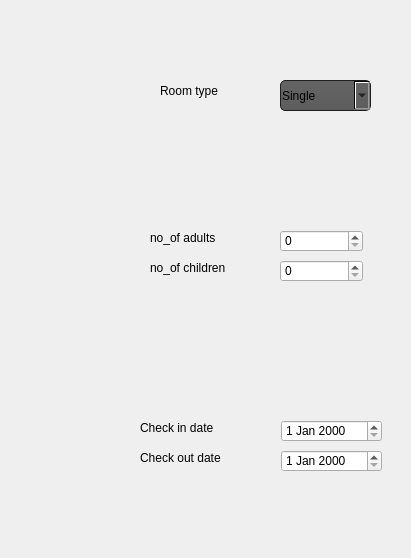
        <widget class="QWidget" name="page_2">
         <property name="geometry">
          <rect>
           <x>0</x>
           <y>0</y>
           <width>411</width>
           <height>558</height>
          </rect>
         </property>
         <attribute name="label">
          <string>Room Specefications</string>
         </attribute>
         <widget class="QComboBox" name="comboBox">
          <property name="geometry">
           <rect>
            <x>280</x>
            <y>80</y>
            <width>91</width>
            <height>31</height>
           </rect>
          </property>
          <property name="styleSheet">
           <string notr="true">QComboBox
{
    background-color: QLinearGradient( x1: 0, y1: 0, x2: 0, y2: 1, stop: 0 #4d4d4d, stop: 0 #646464, stop: 1 #5d5d5d);
    padding: 1px;
    border-style: solid;
    border: 1px solid #1e1e1e;
    border-radius: 5;
}
</string>
          </property>
          <item>
           <property name="text">
            <string>Single</string>
           </property>
          </item>
          <item>
           <property name="text">
            <string>Double</string>
           </property>
          </item>
          <item>
           <property name="text">
            <string>Family</string>
           </property>
          </item>
          <item>
           <property name="text">
            <string/>
           </property>
          </item>
         </widget>
         <widget class="QLabel" name="label_2">
          <property name="geometry">
           <rect>
            <x>160</x>
            <y>80</y>
            <width>91</width>
            <height>21</height>
           </rect>
          </property>
          <property name="text">
           <string>Room type</string>
          </property>
         </widget>
         <widget class="QDateEdit" name="dateEdit">
          <property name="geometry">
           <rect>
            <x>281</x>
            <y>420</y>
            <width>101</width>
            <height>22</height>
           </rect>
          </property>
         </widget>
         <widget class="QDateEdit" name="dateEdit_2">
          <property name="geometry">
           <rect>
            <x>281</x>
            <y>450</y>
            <width>101</width>
            <height>22</height>
           </rect>
          </property>
         </widget>
         <widget class="QLabel" name="label_3">
          <property name="geometry">
           <rect>
            <x>140</x>
            <y>420</y>
            <width>111</width>
            <height>16</height>
           </rect>
          </property>
          <property name="text">
           <string>Check in date</string>
          </property>
         </widget>
         <widget class="QLabel" name="label_4">
          <property name="geometry">
           <rect>
            <x>140</x>
            <y>450</y>
            <width>121</width>
            <height>16</height>
           </rect>
          </property>
          <property name="text">
           <string>Check out date</string>
          </property>
         </widget>
         <widget class="QSpinBox" name="spinBox_2">
          <property name="geometry">
           <rect>
            <x>280</x>
            <y>260</y>
            <width>83</width>
            <height>22</height>
           </rect>
          </property>
         </widget>
         <widget class="QLabel" name="label_5">
          <property name="geometry">
           <rect>
            <x>150</x>
            <y>230</y>
            <width>101</width>
            <height>16</height>
           </rect>
          </property>
          <property name="text">
           <string>no_of adults</string>
          </property>
         </widget>
         <widget class="QLabel" name="label_6">
          <property name="geometry">
           <rect>
            <x>150</x>
            <y>260</y>
            <width>111</width>
            <height>16</height>
           </rect>
          </property>
          <property name="text">
           <string>no_of children</string>
          </property>
         </widget>
         <widget class="QLabel" name="label_17">
          <property name="geometry">
           <rect>
            <x>0</x>
            <y>30</y>
            <width>121</width>
            <height>121</height>
           </rect>
          </property>
          <property name="text">
           <string/>
          </property>
          <property name="pixmap">
           <pixmap resource="test.qrc">:/newPrefix/room.png</pixmap>
          </property>
          <property name="scaledContents">
           <bool>true</bool>
          </property>
         </widget>
         <widget class="QLabel" name="label_18">
          <property name="geometry">
           <rect>
            <x>-10</x>
            <y>200</y>
            <width>131</width>
            <height>121</height>
           </rect>
          </property>
          <property name="text">
           <string/>
          </property>
          <property name="pixmap">
           <pixmap resource="test.qrc">:/newPrefix/adult children2.png</pixmap>
          </property>
          <property name="scaledContents">
           <bool>true</bool>
          </property>
         </widget>
         <widget class="QLabel" name="label_19">
          <property name="geometry">
           <rect>
            <x>-10</x>
            <y>380</y>
            <width>131</width>
            <height>121</height>
           </rect>
          </property>
          <property name="text">
           <string/>
          </property>
          <property name="pixmap">
           <pixmap resource="test.qrc">:/newPrefix/calender.png</pixmap>
          </property>
          <property name="scaledContents">
           <bool>true</bool>
          </property>
         </widget>
         <widget class="QSpinBox" name="spinBox">
          <property name="geometry">
           <rect>
            <x>280</x>
            <y>230</y>
            <width>83</width>
            <height>22</height>
           </rect>
          </property>
         </widget>
        </widget>
